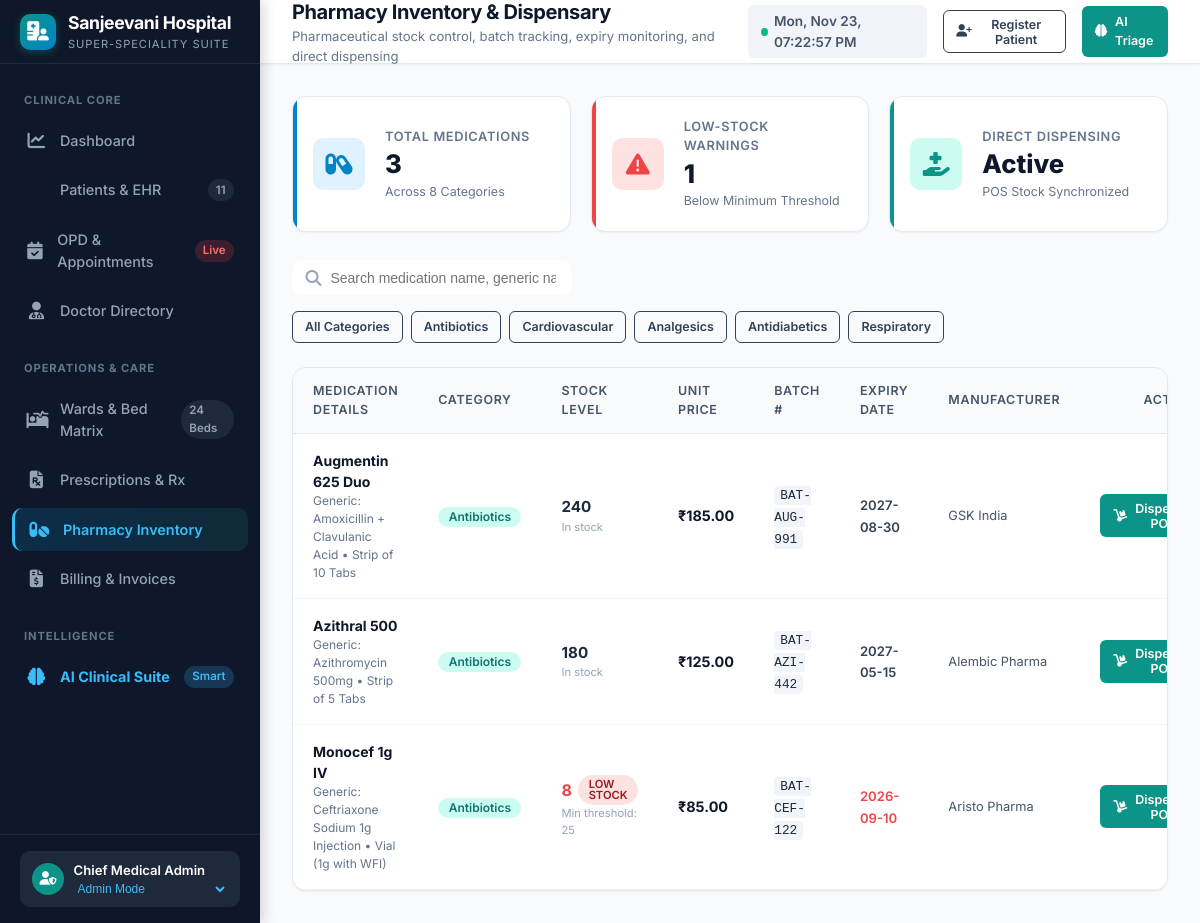
The page /pharmacy?cat=Antibiotics on the database as committed earlier.
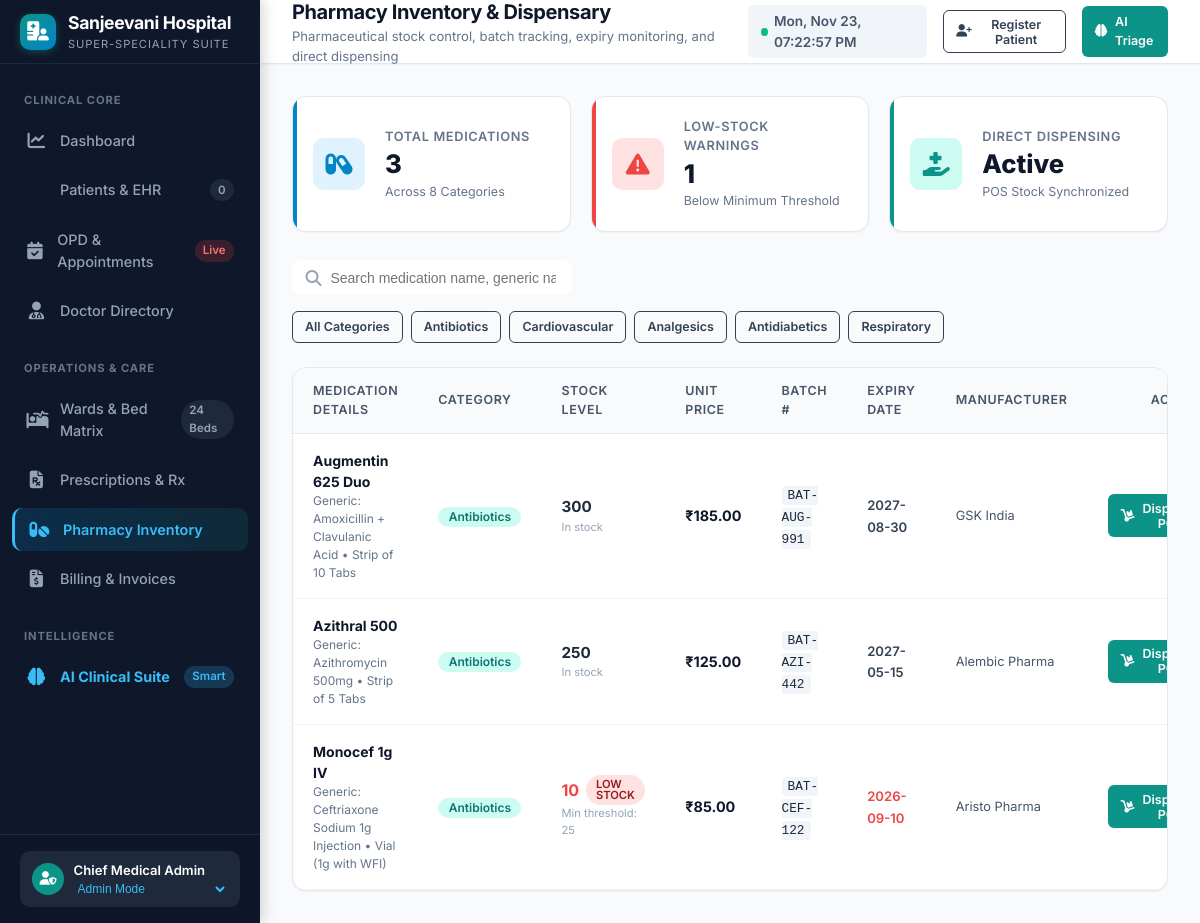
The same page on the database as committed later.
### tables this page shows
CREATE TABLE medicines (
        id INTEGER PRIMARY KEY AUTOINCREMENT,
        name TEXT NOT NULL,
        generic_name TEXT,
        category TEXT NOT NULL,
        stock INTEGER NOT NULL DEFAULT 0,
        min_threshold INTEGER DEFAULT 20,
        unit TEXT DEFAULT 'Tablets',
        unit_price REAL NOT NULL,
        batch_number TEXT,
        expiry_date TEXT,
        manufacturer TEXT
    );

### app.py (the view)
@app.get("/pharmacy", response_class=HTMLResponse)
async def pharmacy_page(request: Request, cat: Optional[str] = None, search: Optional[str] = None):
    medicines = get_all_medicines(category_filter=cat or "", search=search or "")
    low_stock = sum(1 for m in medicines if m["stock"] <= m["min_threshold"])
    metrics = get_dashboard_metrics()
    return templates.TemplateResponse(
        request=request,
        name="pharmacy.html",
        context={
            "active_page": "pharmacy",
            "medicines": medicines,
            "current_cat": cat,
            "low_stock_count": low_stock,
            "total_patients": metrics["total_patients"]
        }
    )

### templates/pharmacy.html (shortened to what the changed rows need)
{% extends "base.html" %}
{% block page_title %}Pharmacy Inventory & Dispensary{% endblock %}
{% block content %}
<div class="card">
    <div class="card-body" style="padding: 0;">
        <div class="table-responsive">
            <table class="clinical-table" id="medsTable">
                <thead>
                    <tr>
                        <th>Medication Details</th>
                        <th>Category</th>
                        <th>Stock Level</th>
                        <th>Unit Price</th>
                        <th>Batch #</th>
                        <th>Expiry Date</th>
                        <th>Manufacturer</th>
                        <th style="text-align:right;">Actions</th>
                    </tr>
                </thead>
                <tbody>
                    {% for m in medicines %}
                    <tr>
                        <td>
                            <div style="font-weight:700; color:var(--slate-900);">{{ m.name }}</div>
                            <div style="font-size:0.75rem; color:var(--slate-500);">Generic: {{ m.generic_name or 'N/A' }} • {{ m.unit }}</div>
                        </td>
                        <td>
                            <span class="badge badge-teal">{{ m.category }}</span>
                        </td>
                        <td>
                            {% if m.stock <= m.min_threshold %}
                            <div style="display:flex; align-items:center; gap:0.4rem;">
                                <strong style="color:var(--danger); font-size:1rem;">{{ m.stock }}</strong>
                                <span class="badge badge-danger" style="font-size:0.7rem;">LOW STOCK</span>
                            </div>
                            <div style="font-size:0.7rem; color:var(--slate-400);">Min threshold: {{ m.min_threshold }}</div>
                            {% else %}
                            <div style="font-weight:700; color:var(--slate-800); font-size:0.95rem;">{{ m.stock }}</div>
                            <div style="font-size:0.7rem; color:var(--slate-400);">In stock</div>
                            {% endif %}
                        </td>
                        <td>
                            <strong style="color:var(--slate-900); font-size:0.9rem;">₹{{ "%.2f"|format(m.unit_price) }}</strong>
                        </td>
                        <td>
                            <span style="font-family:monospace; font-size:0.8rem; background:var(--slate-100); padding:2px 6px; border-radius:4px;">{{ m.batch_number }}</span>
                        </td>
                        <td>
                            <span style="font-size:0.82rem; font-weight:600; color: {% if m.expiry_date and m.expiry_date < '2026-12-31' %}var(--danger){% else %}var(--slate-700){% endif %};">
                                {{ m.expiry_date }}
                            </span>
                        </td>
                        <td>
                            <div style="font-size:0.8rem; color:var(--slate-600);">{{ m.manufacturer }}</div>
                        </td>
                        <td style="text-align:right;">
                            <button class="btn btn-teal btn-sm" onclick="dispenseMedicine({{ m.id }}, {{ m.stock }})">
                                <i class="fas fa-dolly"></i> Dispense POS
                            </button>
                        </td>
                    </tr>
                    {% endfor %}
                </tbody>
            </table>
        </div>
    </div>
</div>
{% endblock %}

Rows that differ between the two databases and show on the page:
changed medicines "Augmentin 625 Duo": stock "240" → "300"
changed medicines "Azithral 500": stock "180" → "250"
changed medicines "Monocef 1g IV": stock "8" → "10"
Other text that changed with them:
{{ total_patients if total_patients is not none else 0 }}: "11" → "0"
